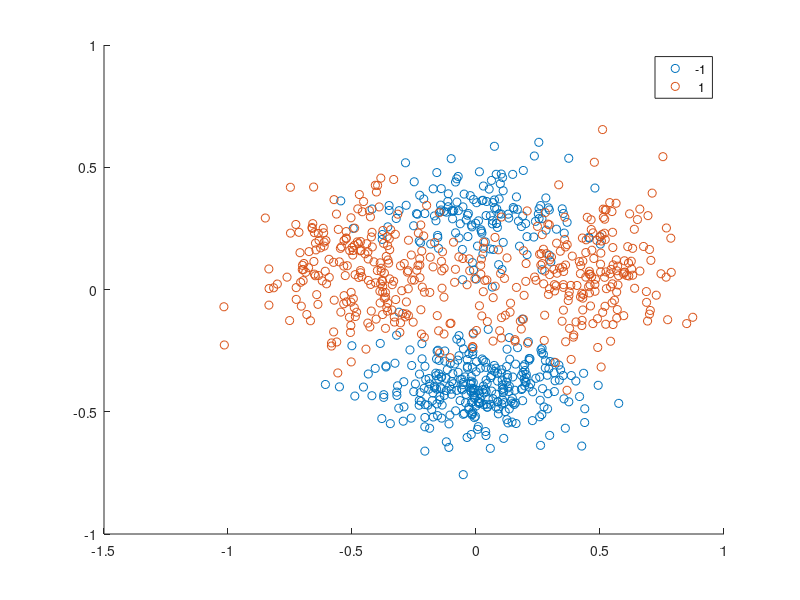

The MATLAB source for this figure: (Note: this script raises an error after producing the figure.)
clc; clear;close all
data = importdata('ICS-E4030_svm_inputs.txt.txt');
data_output = importdata('ICS-E4030_svm_outputs.txt.txt');
gscatter(data(:,1),data(:,2),data_output)
training_set = 1:600;
test_set = 601:900;
X = data(training_set,:);
Y = data_output(training_set,:);
newX = data(test_set,:);
newY = data_output(test_set,:);
n = 10;
accuracy_train = 1:n;
accuracy_test = 1:n;
KernelFunction = 'gaussian'; % Change the kernel to linear, polynomial or gaussian
d = 0.02; % Step size of the grid
[x1Grid,x2Grid] = meshgrid(min(X(:,1)):d:max(X(:,1)),min(X(:,2)):d:max(X(:,2)));
xGrid = [x1Grid(:),x2Grid(:)]; % the grid
    for i=1:n
        SVMModel = fitcsvm(X,Y,'KernelScale','auto','KernelFunction',KernelFunction,'BoxConstraint',exp(i));
        [~,scores] = predict(SVMModel,xGrid);
        hold all
        contour(x1Grid,x2Grid,reshape(scores(:,2),size(x1Grid)),[0 0]);
        hold off
        [label_train,~] = predict(SVMModel,X);
        accuracy_train(i) = sum(label_train == Y)*100/length(Y);
        [label_test,~] = predict(SVMModel,newX);
        accuracy_test(i) = sum(label_test == newY)*100/length(newY);
        fprintf('BoxConstraint=%f, Training Accuracy = %f, Testing Accuracy = %f\n',exp(i),accuracy_train(i),accuracy_test(i));
    end 
    c=find(max(accuracy_test)==accuracy_test);
    fprintf('The testing accuracy is maximum for BoxConstraint C = %f\n',exp(c));
figure;
plot(exp(1:n),accuracy_train,exp(1:n),accuracy_test);
title(['Training and Test Accuracy vs C for ' KernelFunction ' kernel']);
xlabel('Box Constraint C');
ylabel('Accuracy in %');
legend('Training Accuracy','Test Accuracy');
